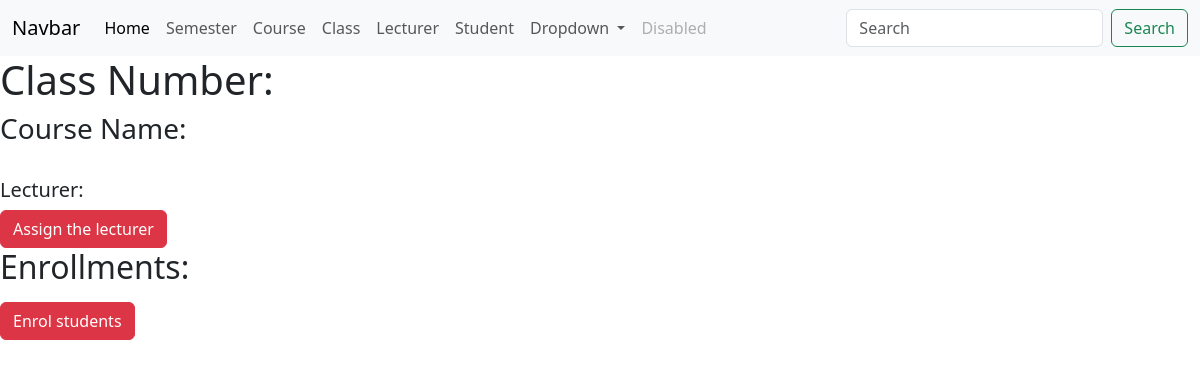
Page /classes/5 on the earlier database version.
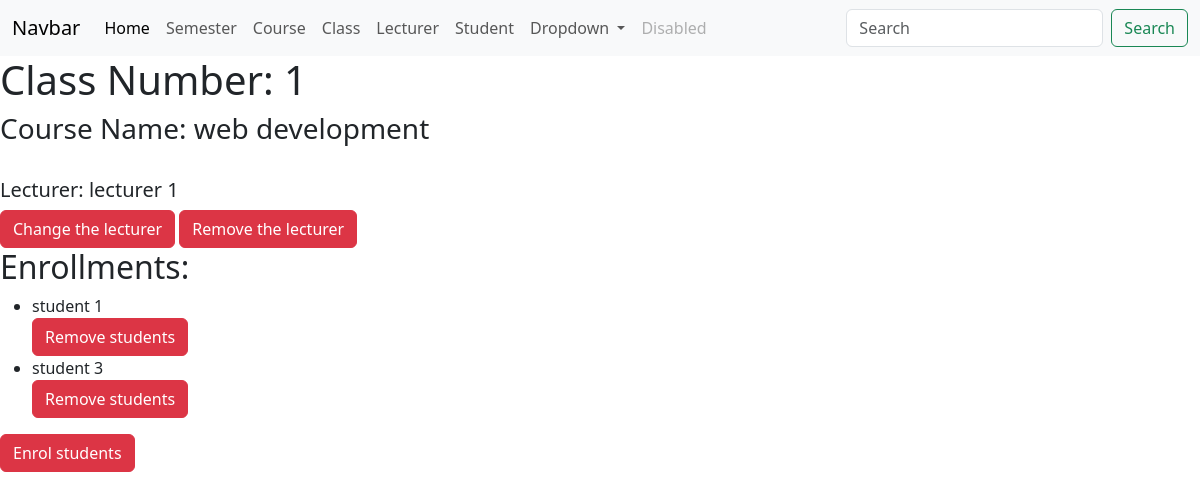
Same page on the later database version.
### attendance/models.py (models this page shows, shortened)
class Class(models.Model):
    number = models.CharField(max_length=255)
    course = models.ForeignKey(Course, on_delete=models.CASCADE, related_name='classes')
    enrollments = models.ManyToManyField(Enrollment, null=True, blank=True)
    lecturer = models.ForeignKey(Lecturer, null=True, blank=True, on_delete=models.CASCADE)

class Course(models.Model):
    semester = models.ForeignKey(Semester, on_delete=models.CASCADE, related_name='courses')
    code = models.CharField(max_length=255)
    name = models.CharField(max_length=255)

class Lecturer(models.Model):
    dob = models.DateField()
    lecturerInfo = models.OneToOneField(User, on_delete=models.CASCADE)

class Enrollment(models.Model):
    student = models.OneToOneField(Student, on_delete=models.CASCADE)

class Student(models.Model):
    dob = models.DateField()
    studentInfo = models.OneToOneField(User, on_delete=models.CASCADE)

### attendance/views.py (the view)
# urls.py: path("classes/<int:id>", detail_class,
def detail_class(request, id):
    error_message = ""
    try:
        data = Class.objects.get(id=id)
    except Class.DoesNotExist:
        error_message = "The category does not exist"
        data = None
    return render(request, "detail_class.html",
                  {"class": data,
                   "error_message": error_message})

### attendance/templates/detail_class.html (shortened to what this page needs)
{% extends 'base.html' %}
{% block content %}
    <h1>Class Number: {{ class.number }}</h1>
    <h3>Course Name: {{ class.course.name }}</h3></br>
    <h5>Lecturer: {{ class.lecturer.lecturerInfo.first_name }} {{ class.lecturer.lecturerInfo.last_name }}</h5>
    {% if class.lecturer == null %}
        <a href="{% url 'assign_class_lecturer_view' class.id %}" class="btn btn-danger">Assign the lecturer</a>
    {% endif %}
    {% if class.lecturer != null %}
        <a href="{% url 'update_class_lecturer_view' class.id %}" class="btn btn-danger">Change the lecturer</a>
        <a href="{% url 'remove_class_lecturer' class.id %}" class="btn btn-danger">Remove the lecturer</a>
    {% endif %}
    <h2>Enrollments:</h2>
    <ul>
        {% for enrollment in class.enrollments.all %}
            <li>{{ enrollment.student.studentInfo.first_name }} {{ enrollment.student.studentInfo.last_name }}</li>
            <a href="{% url 'remove_class_enrollment' class.id enrollment.id %}" class="btn btn-danger">Remove students</a>
        {% endfor %}
    </ul>
    <a href="{% url 'enrol_class_enrolment_view' class.id %}" class="btn btn-danger">Enrol students</a>
{% endblock %}

Differences in the rows shown:
added Class: number "1", course.name "web development", lecturer.lecturerInfo.first_name "lecturer", lecturer.lecturerInfo.last_name "1"
now on this page (row unchanged): Enrollment: student.studentInfo.first_name "student", student.studentInfo.last_name "1"
added Enrollment: student.studentInfo.first_name "student", student.studentInfo.last_name "3"
Other differences:
text no longer shown: "Assign the lecturer"
text now shown: "Change the lecturer Remove the lecturer"
